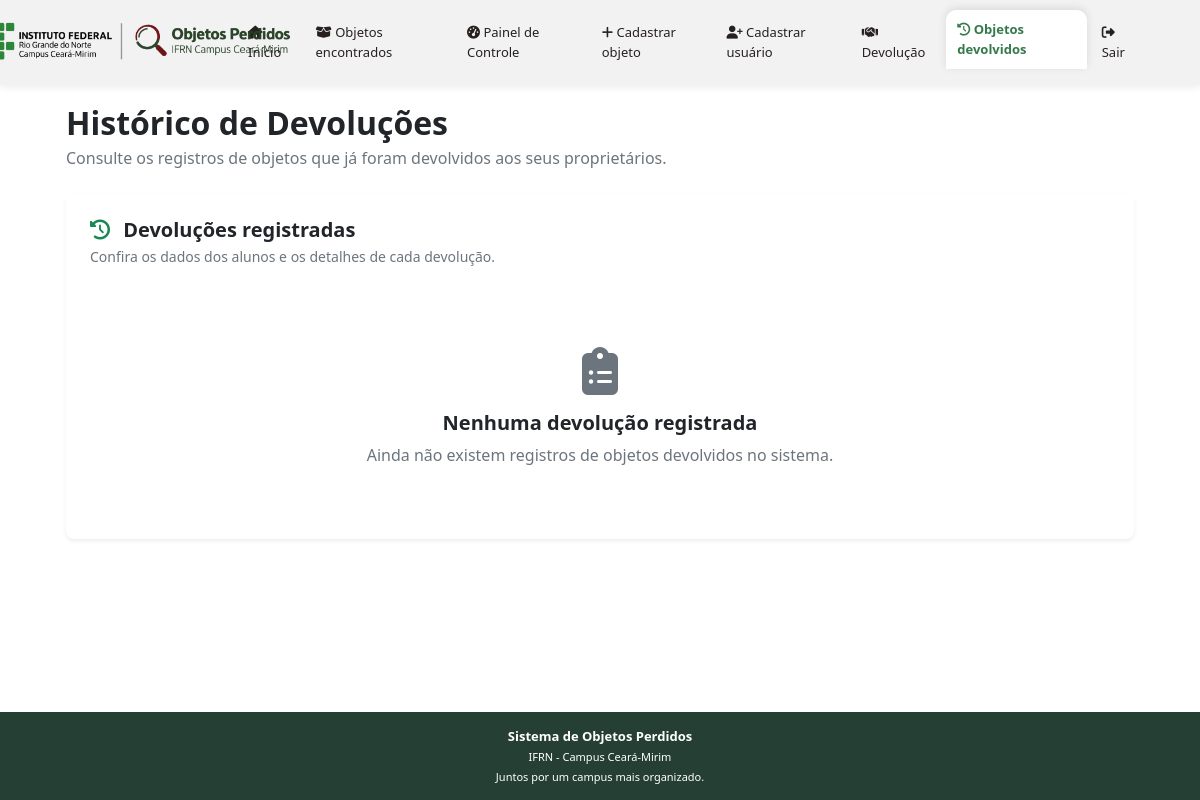
The page /admin/devolucoes (signed in) on the database as committed earlier.
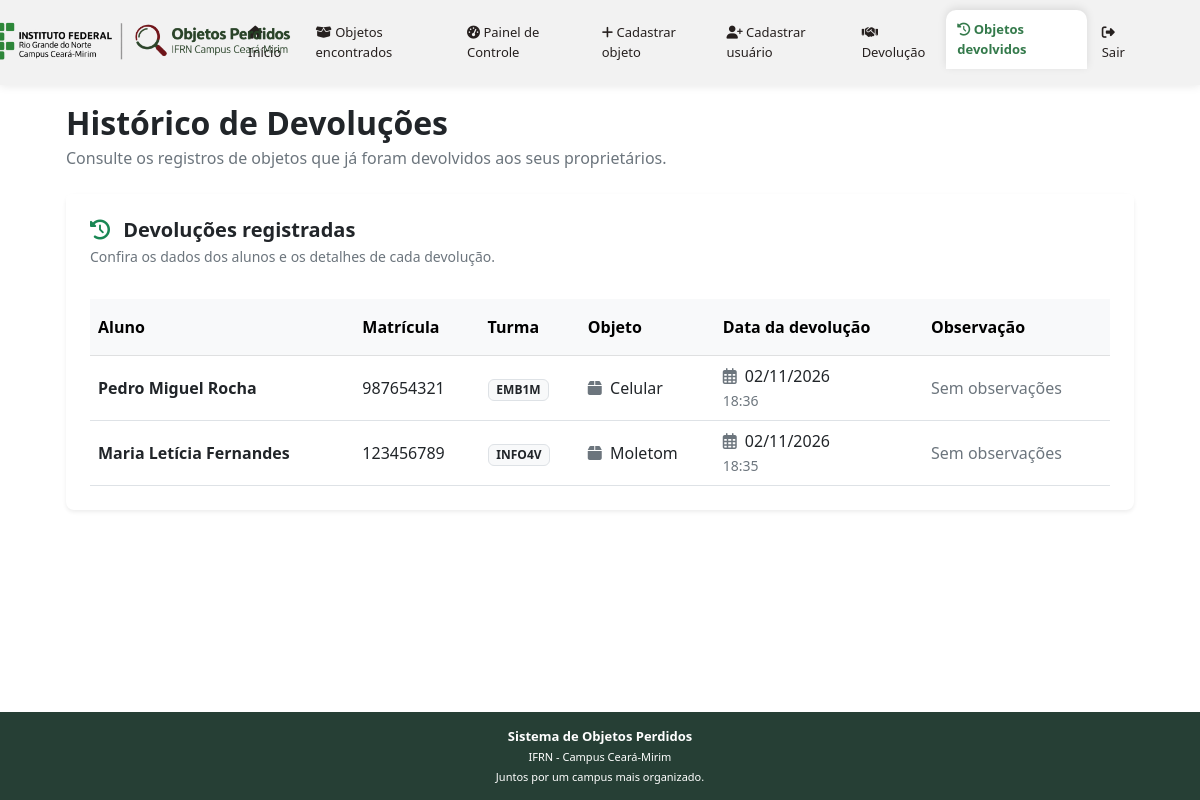
The same page on the database as committed later.
### app/models/devolucao.py (models this page shows, shortened)
class Devolucao(db.Model):
    __tablename__ = 'devolucoes'
    id = db.Column(db.Integer, primary_key=True)
    data_devolucao = db.Column(
        db.DateTime,
        default=datetime.utcnow,
        nullable=False
    )
    objeto_id = db.Column(
        db.Integer,
        db.ForeignKey('objeto.id'),
        nullable=False,
        unique=True
    )
    nome_objeto = db.Column(
        db.String(100),
        nullable=False
    )
    objeto = db.relationship(
        'Objeto',
        back_populates='devolucao'
    )
    nome_aluno = db.Column(
        db.String(100),
        nullable=False
    )
    matricula_aluno = db.Column(
        db.String(20),
        nullable=False
    )
    turma_aluno = db.Column(
        db.String(50),
        nullable=False
    )
    observacao = db.Column(
        db.Text,
        nullable=True
    )

### app/routes.py (the view)
@app.route('/admin/devolucoes')
@login_required
def historico_devolucoes():
    devolucoes = listar_devolucoes()
    return render_template(
        'objeto_devolvidos.html',
        devolucoes=devolucoes
    )

### app/__init__.py (called while the page is built)
@login_manager.user_loader
def load_user(user_id):
    from app.models.usuario import Usuario
    return Usuario.query.get(int(user_id))

### app/services/devolucao_service.py (called while the page is built)
def listar_devolucoes():
    return Devolucao.query.order_by(
        Devolucao.data_devolucao.desc()
    ).all()

### app/templates/objeto_devolvidos.html
{% extends "base.html" %}
{% block content %}
<div class="container py-4">
    <div class="mb-4">
        <h2 class="fw-bold mb-1">Histórico de Devoluções</h2>
        <p class="text-muted mb-0">
            Consulte os registros de objetos que já foram devolvidos aos seus proprietários.
        </p>
    </div>
    <div class="card border-0 shadow-sm rounded-3">
        <div class="card-header bg-white border-0 pt-4 px-4">
            <h5 class="fw-bold mb-1">
                <i class="fas fa-history text-success me-2"></i>
                Devoluções registradas
            </h5>
            <p class="text-muted small mb-0">
                Confira os dados dos alunos e os detalhes de cada devolução.
            </p>
        </div>
        <div class="card-body p-4">
            {% if devolucoes %}
            <div class="table-responsive">
                <table class="table table-hover align-middle mb-0">
                    <thead class="table-light">
                        <tr>
                            <th class="py-3">Aluno</th>
                            <th class="py-3">Matrícula</th>
                            <th class="py-3">Turma</th>
                            <th class="py-3">Objeto</th>
                            <th class="py-3">Data da devolução</th>
                            <th class="py-3">Observação</th>
                        </tr>
                    </thead>
                    <tbody>
                        {% for devolucao in devolucoes %}
                        <tr>
                            <td class="fw-semibold">
                                {{ devolucao.nome_aluno }}
                            </td>
                            <td>
                                {{ devolucao.matricula_aluno }}
                            </td>
                            <td>
                                <span class="badge bg-light text-dark border">
                                    {{ devolucao.turma_aluno }}
                                </span>
                            </td>
                            <td>
                                <i class="fas fa-box text-muted me-1"></i>
                                {{ devolucao.nome_objeto }}
                            </td>
                            <td>
                                <i class="far fa-calendar-alt text-muted me-1"></i>
                                {{ devolucao.data_devolucao.strftime('%d/%m/%Y') }}
                                <br>
                                <small class="text-muted">
                                    {{ devolucao.data_devolucao.strftime('%H:%M') }}
                                </small>
                            </td>
                            <td>
                                <span class="text-muted">
                                    {{ devolucao.observacao or 'Sem observações' }}
                                </span>
                            </td>
                        </tr>
                        {% endfor %}
                    </tbody>
                </table>
            </div>
            {% else %}
            <div class="text-center py-5">
                <i class="fas fa-clipboard-list fa-3x text-muted mb-3"></i>
                <h5 class="fw-bold">Nenhuma devolução registrada</h5>
                <p class="text-muted mb-0">
                    Ainda não existem registros de objetos devolvidos no sistema.
                </p>
            </div>
            {% endif %}
        </div>
    </div>
</div>
{% endblock %}

### app/templates/base.html (shortened to what this page needs)
<!DOCTYPE html>
<html lang="pt-br">
<head>
    <link rel="stylesheet" href="https://cdnjs.cloudflare.com/ajax/libs/font-awesome/6.5.2/css/all.min.css">
    <link href="{{ url_for('static', filename='css/styles.css') }}" rel="stylesheet" />
    <link href="{{ url_for('static', filename='css/style.css') }}" rel="stylesheet" />
</head>
<body id="page-top">
    <nav class="navbar navbar-expand-lg navbar-light fixed-top" id="mainNav">
        <div class="container px-4">
            <a class="navbar-brand" href="{{ url_for('index') }}">
                <img
                    src="{{ url_for('static', filename='img/banner-institucional.png') }}"
                    alt="Sistema de Objetos Perdidos IFRN"
                    class="logo-navbar"
                >
            </a>
            <div class="collapse navbar-collapse" id="navbarResponsive">
                <ul class="navbar-nav ms-auto">
                    <li class="nav-item">
                        <a class="nav-link {% if request.endpoint == 'index' %}active{% endif %}"
                           href="{{ url_for('index') }}"
                           {% if request.endpoint == 'index' %}aria-current="page"{% endif %}>
                        </a>
                    </li>
                    <li class="nav-item">
                        <a class="nav-link {% if request.endpoint == 'listar_objetos_cadastrados' %}active{% endif %}"
                           href="{{ url_for('listar_objetos_cadastrados') }}"
                           {% if request.endpoint == 'listar_objetos_cadastrados' %}aria-current="page"{% endif %}>
                            <i class="fa-solid fa-box-open"></i> Objetos encontrados
                        </a>
                    </li>
                    {% if current_user.is_authenticated %}
                        <li class="nav-item">
                            <a class="nav-link {% if request.endpoint == 'dashboard' %}active{% endif %}"
                               href="{{ url_for('dashboard') }}"
                               {% if request.endpoint == 'dashboard' %}aria-current="page"{% endif %}>
                                <i class="fa-solid fa-gauge-high"></i> Painel de Controle
                            </a>
                        </li>
                        <li class="nav-item">
                            <a class="nav-link {% if request.endpoint == 'cadastrar_novo_objeto' %}active{% endif %}"
                               href="{{ url_for('cadastrar_novo_objeto') }}"
                               {% if request.endpoint == 'cadastrar_novo_objeto' %}aria-current="page"{% endif %}>
                                <i class="fa-solid fa-plus"></i> Cadastrar objeto
                            </a>
                        </li>
                        <li class="nav-item">
                            <a class="nav-link {% if request.endpoint == 'cadastro' %}active{% endif %}"
                               href="{{ url_for('cadastro') }}"
                               {% if request.endpoint == 'cadastro' %}aria-current="page"{% endif %}>
                                <i class="fa-solid fa-user-plus"></i> Cadastrar usuário
                            </a>
                        </li>
                        <li class="nav-item">
                            <a class="nav-link {% if request.endpoint == 'devolucao' %}active{% endif %}"
                               href="{{ url_for('devolucao') }}"
                               {% if request.endpoint == 'devolucao' %}aria-current="page"{% endif %}>
                                <i class="fa-solid fa-handshake"></i> Devolução
                            </a>
                        </li>
                        <li class="nav-item">
                            <a class="nav-link {% if request.endpoint == 'historico_devolucoes' %}active{% endif %}"
                               href="{{ url_for('historico_devolucoes') }}"
                               {% if request.endpoint == 'historico_devolucoes' %}aria-current="page"{% endif %}>
                                <i class="fa-solid fa-clock-rotate-left"></i> Objetos devolvidos
                            </a>
                        </li>
                        <li class="nav-item">
                            <a class="nav-link" href="{{ url_for('logout') }}">
                                <i class="fa-solid fa-right-from-bracket"></i> Sair
                            </a>
                        </li>
                    {% endif %}
                </ul>
            </div>
        </div>
    </nav>
    <main class="conteudo-principal">
        <div class="container px-4">
            {% block content %}
            {% endblock %}
        </div>
    </main>
    <footer class="rodape">
        <p class="frase-rodape">
            Sistema de Objetos Perdidos
        </p>
        <p>
            IFRN - Campus Ceará-Mirim
        </p>
        <p>Juntos por um campus mais organizado.</p>
    </footer>
</body>
</html>

### app/static/css/style.css (style rules this page uses)
:root { --cor-verde: #347A4B; --cor-verde-claro: #71A668; --cor-texto: #26201F; --cor-fundo: #dcf0ca; }
#mainNav { background-color: #F2F2F2; box-shadow: 0 2px 8px rgba(0, 0, 0, 0.08); padding: 10px 0; }
.logo-navbar { height: 55px; width: auto; object-fit: contain; max-width: none; object-fit: contain; transform: scale(1.9); }
#mainNav .nav-link { color: #26201F; font-size: 13px; font-weight: 500; padding: 8px 10px; transition: color 0.3s ease; }
html, body { overflow-x: hidden; }
html, body { min-height: 100%; margin: 0; }
body { display: flex; flex-direction: column; min-height: 100vh; }
.conteudo-principal { flex: 1; padding-top: 80px; }
.rodape { width: 100%; flex-shrink: 0; background-color: #263F35; color: #FFFFFF; padding: 12px 15px; margin: 0; text-align: center; box-sizing: border-box; }
.rodape p { margin: 3px 0; font-size: 11px; }
.rodape .frase-rodape { font-size: 13px; font-weight: 600; }
#mainNav .navbar-nav .nav-link { border-radius: 10px 10px 0 0; padding: 10px 11px; margin: 0 2px; transition: all 0.25s ease; }
#mainNav .navbar-nav .nav-link.active { background-color: #FFFFFF; color: #347A4B !important; font-weight: 700; box-shadow: 0 -2px 8px rgba(0, 0, 0, 0.10); transform: translateY(-3px); }
#mainNav .navbar-nav .nav-link.active i { color: #347A4B; }

Rows that differ between the two databases and show on the page:
added Devolucao: nome_aluno "Pedro Miguel Rocha", matricula_aluno "987654321", turma_aluno "EMB1M", nome_objeto "Celular", data_devolucao "02/11/2026", data_devolucao "18:36", observacao "Sem observações"
added Devolucao: nome_aluno "Maria Letícia Fernandes", matricula_aluno "123456789", turma_aluno "INFO4V", nome_objeto "Moletom", data_devolucao "02/11/2026", data_devolucao "18:35", observacao "Sem observações"
Other text that changed with them:
text no longer shown: "Nenhuma devolução registrada Ainda não existem registros de objetos devolvidos no sistema."
text now shown: "Aluno Matrícula Turma Objeto Data da devolução Observação"
